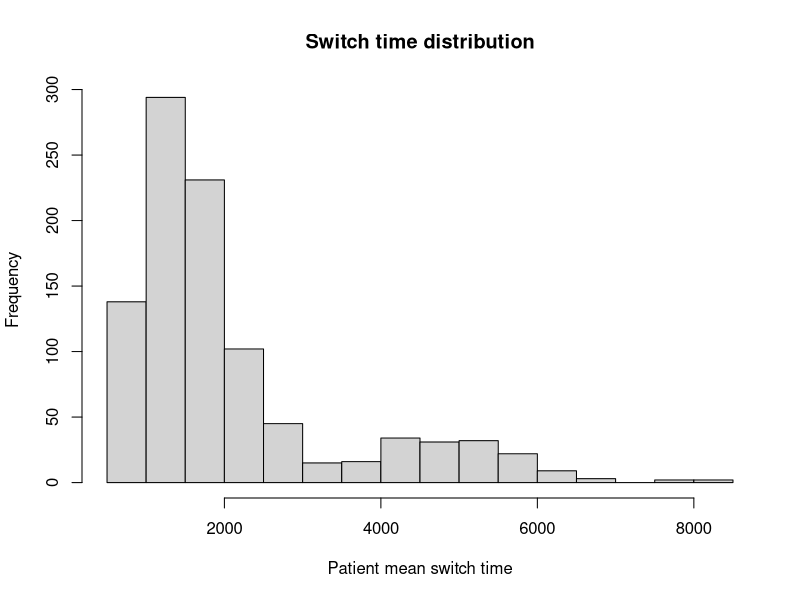
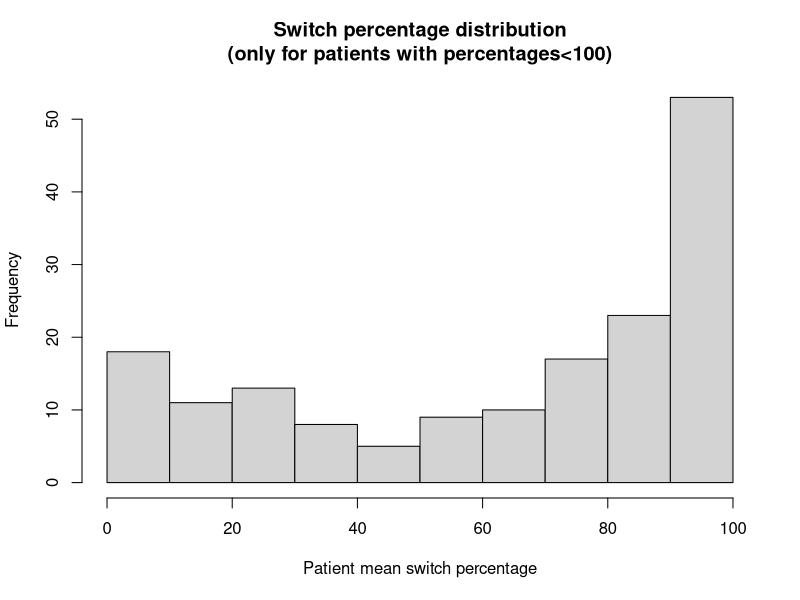
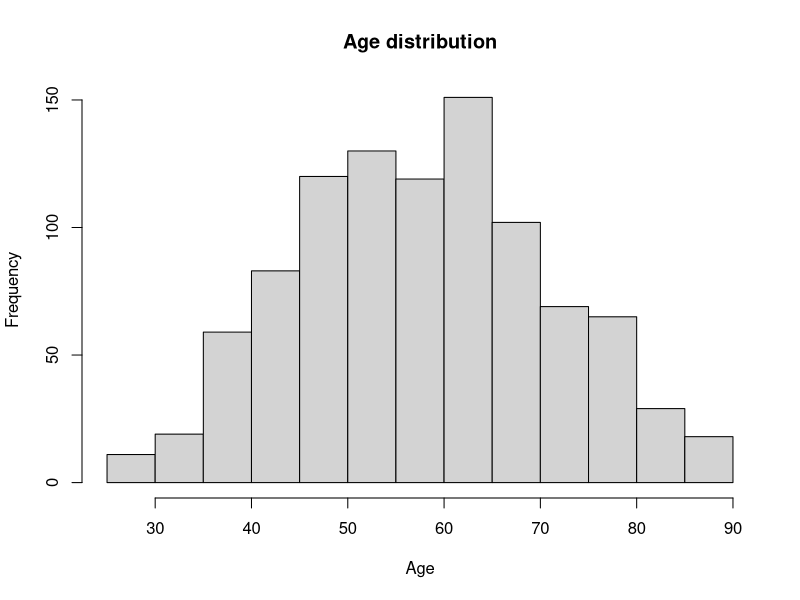
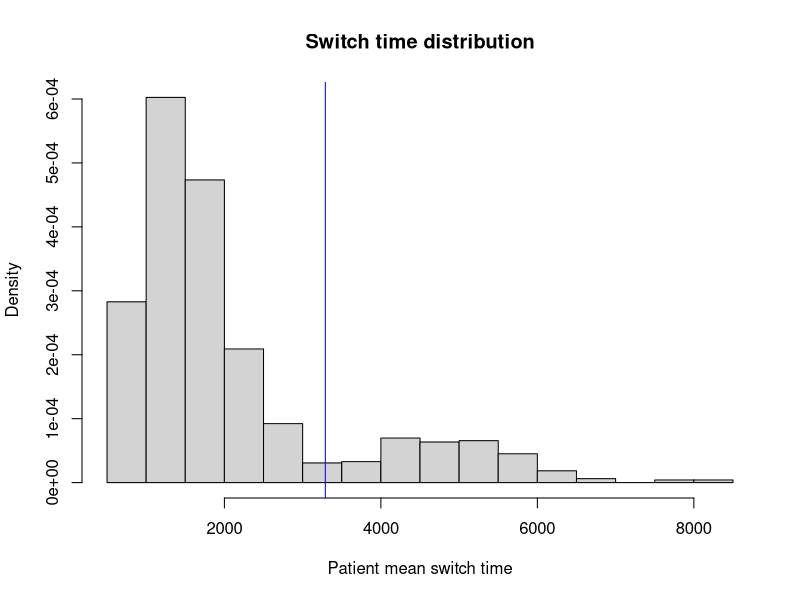
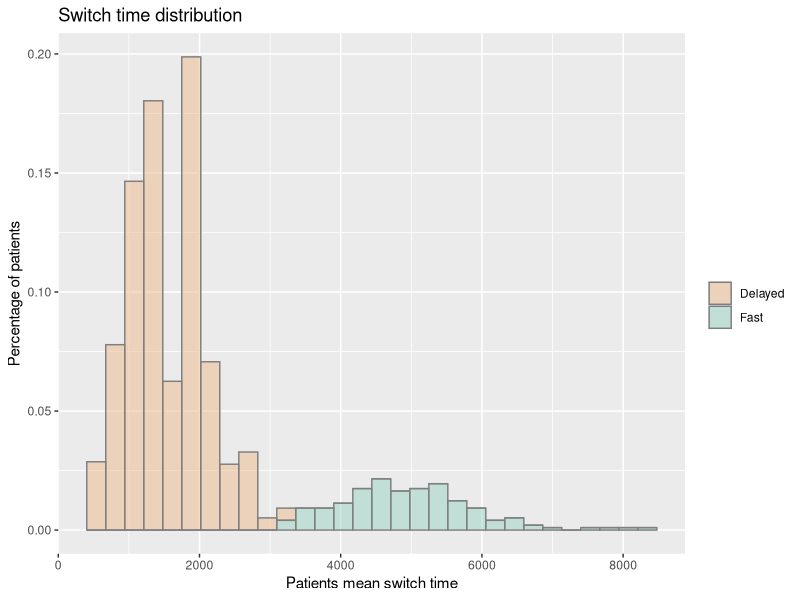
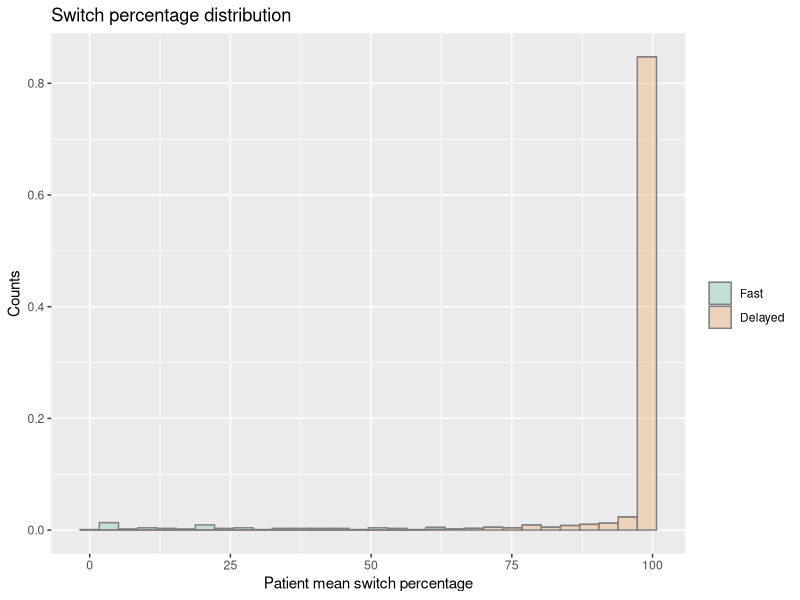
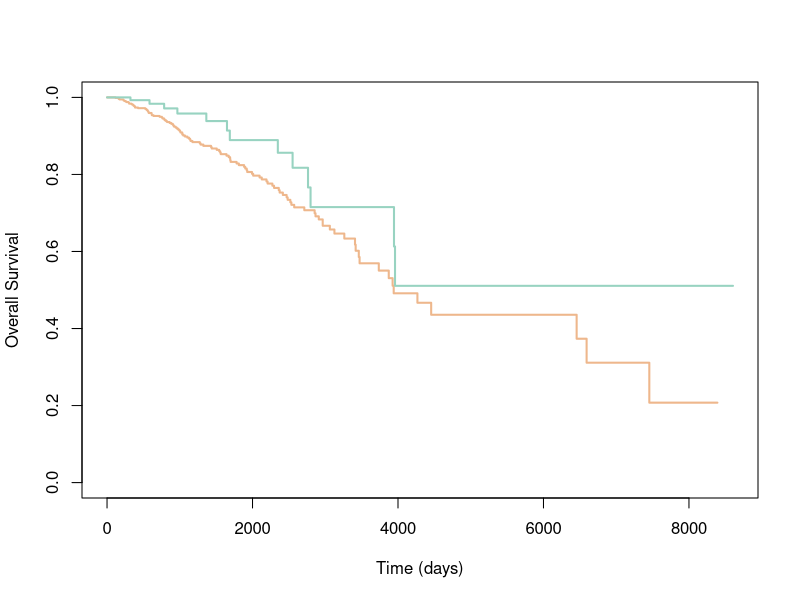

The R script that drew these images, in order: (Note: this script raises an error after producing the figures.)
library(ggplot2)
library(survival)
library(survminer)
library(data.table)
library(RColorBrewer)
library(rstudioapi)

setwd(dirname(rstudioapi::getSourceEditorContext()$path))

survival <- fread("../Files_generated/TCGATimePoints.tsv",data.table=F)

sims <- fread("../Files_generated/final_patient.csv",data.table=F)
sims$Patient_ID <- sapply(sims$Patient,function(x) paste(strsplit(x,"-")[[1]][1:3],collapse="-"))

survival <- survival[which(survival$type=="BRCA"),]
survival$sim_time <- NA
survival$sim_perc <- NA
survival$subtype <- NA

## subtype

subtypes <- fread("../Files_generated/Cancer_subtypes_list.tsv",data.table=F)

##########

for(i in 1:nrow(survival)){
  t <- which(sims$Patient_ID==survival$bcr_patient_barcode[i])
  if(length(t)>0)
  {
    survival$sim_time[i] <- sims$Mean[t] # for every patient associo il tempo medio a cui avviene lo switch
    survival$sim_perc[i] <- sims$Percentage_switch[t] # for every patients i associate its switch percentage: quante volte su cento avviene lo switch
  }
  t <- which(subtypes$COMMON==survival$bcr_patient_barcode[i])
  if(length(t)>0)
  {
    survival$subtype[i] <- subtypes$Subtype[t][1] # associo anche il subtype
  }
}

survival <- survival[which(!is.na(survival$sim_time)),]


# survival$switch_time <- 0
# survival <- survival[which(!is.na(survival$sim_time)),]
# survival$switch_time[which(survival$sim_time>3290)] = 1 # switch sopra 3000
# table(survival$switch_time) # mette i pazienti dopra 3000 switch time ad uno e sotto a 0 
# 
# survival$switch_perc <- 0
# survival <- survival[which(!is.na(survival$sim_time)),]
# survival$switch_perc[which(survival$sim_perc<55)] = 1
# table(survival$switch_perc) # mette i pazienti sotto 50 switch ad uno e sotto a 0 

hist(survival$sim_time,breaks=20,main="Switch time distribution",xlab="Patient mean switch time")
hist(survival$sim_perc[which(survival$sim_perc<100)],breaks=10,main="Switch percentage distribution\n(only for patients with percentages<100)",xlab="Patient mean switch percentage")
hist(survival$age_at_initial_pathologic_diagnosis,breaks=20,main="Age distribution",xlab="Age")

summary(survival$sim_time)


d<-density(na.omit(survival$sim_time))
d$x[which.min(abs(diff(d$y)))]
v<-optimize(approxfun(d$x, d$y), interval = c(50,9000))$minimum
# we show this by doing:
hist(survival$sim_time,breaks=20,main="Switch time distribution",xlab="Patient mean switch time", prob=T)
#lines(d, col='red', lty=2)
abline(v=3290, col='blue') # trial

km<-kmeans(survival$sim_time, centers = 2)
survival$clust<-as.factor(km$cluster)
ggplot(survival, aes(x=sim_time, fill=clust))+geom_histogram(alpha=0.5, color='grey50', aes(y = after_stat(count / nrow(survival))))+labs(x='Patients mean switch time', y='Percentage of patients', title='Switch time distribution') + scale_fill_manual(name='',labels=c('Delayed','Fast'), values=c('#eeb78c','#98d3c1'))



prova<-survival[order(survival$sim_time),,drop=F]

## For the switch percentage
# km_perc<-kmeans(survival$sim_perc[which(survival$sim_perc<100)], centers = 2)
km_perc<-kmeans(survival$sim_perc, centers = 2)

# prova<-survival[which(survival$sim_perc<100),]
prova <-survival
prova$clust2<-as.factor(km_perc$cluster)
# library(ggplot2)
ggplot(prova, aes(x=sim_perc, fill=clust2))+geom_histogram(alpha=0.5, color='grey50',bin = 12, aes(y = after_stat(count / nrow(prova))))+labs(x='Patient mean switch percentage', y='Counts', title='Switch percentage distribution') + scale_fill_manual(name='',labels=c('Fast','Delayed'), values=c('#98d3c1','#eeb78c'))
#aes(y=after_stat(count/sum(count)))



prova<-prova[order(prova$sim_perc),,drop=F]
# divide at 55

qual_colors<-brewer.pal.info[brewer.pal.info$category=='qual',]
col_vector<-unlist(mapply(brewer.pal, qual_colors$maxcolors, rownames(qual_colors)))  
colors<-sample(col_vector, 2) 



surv_data <- survival
surv_data$delayed_switch_time <- as.integer(surv_data$clust)
surv_data[which(surv_data$delayed_switch_time == 2),]$delayed_switch_time <- 0

colnames(surv_data)[4] = "age_at_diagnosis"
param = "OS"
param.time = "OS.time"
fit = survfit(Surv(get(param.time), get(param)) ~ clust, data = surv_data)
plot(fit,xlab="Time (days)",ylab="Overall Survival",col=c('#eeb78c','#98d3c1'),lwd=2,cex=1.5)
stats <- coxph(Surv(get(param.time), get(param)) ~ delayed_switch_time + age_at_diagnosis + subtype, data = surv_data)
summary(stats)
ggforest(stats)

ggsurvplot(fit,
           conf.int=TRUE, # add confidence intervals
           pval=TRUE, # show the p-value for the log-rank test
           risk.table=TRUE, # show a risk table below the plot
           legend.labs=c("delayed", "fast"), # change group labels
           legend.title="Average switch time",  # add legend title
           palette=c("#eeb78c", "#98d3c1"), # change colors of the groups
           title="Kaplan-Meier Curve for Breast Cancer Survival", # add title to plot
           risk.table.height=.2)
dev.off()



length(table(surv_data$age_at_diagnosis)) # 65

surv_data_switch <- prova
surv_data_switch$low_switch_commitment_percentage <- as.integer(surv_data_switch$clust2)
surv_data_switch[which(surv_data_switch$clust2 == 2),]$low_switch_commitment_percentage <- 1
surv_data_switch[which(surv_data_switch$clust2 == 1),]$low_switch_commitment_percentage <- 0

colnames(surv_data_switch)[4] = "age_at_diagnosis"
param = "OS"
param.time = "OS.time"
fit2 = survfit(Surv(get(param.time), get(param)) ~ clust2, data = surv_data_switch)
plot(fit2,xlab="Time (days)",ylab="Overall Survival",col=c("#98d3c1","#eeb78c"),lwd=2,cex=1.5)
stats2 <- coxph(Surv(get(param.time), get(param)) ~ low_switch_commitment_percentage + age_at_diagnosis + subtype, data = surv_data_switch)
summary(stats2)
ggforest(stats2)

ggsurvplot(fit2,
           conf.int=TRUE, # add confidence intervals
           pval=TRUE, # show the p-value for the log-rank test
           risk.table=TRUE, # show a risk table below the plot
           legend.labs=c("high", "low"), # change group labels
           legend.title="Switch percentage",  # add legend title
           palette=c("#98d3c1", "#eeb78c"), # change colors of the groups
           title="Kaplan-Meier Curve for Breast Cancer Survival", # add title to plot
           risk.table.height=.2)
dev.off()
